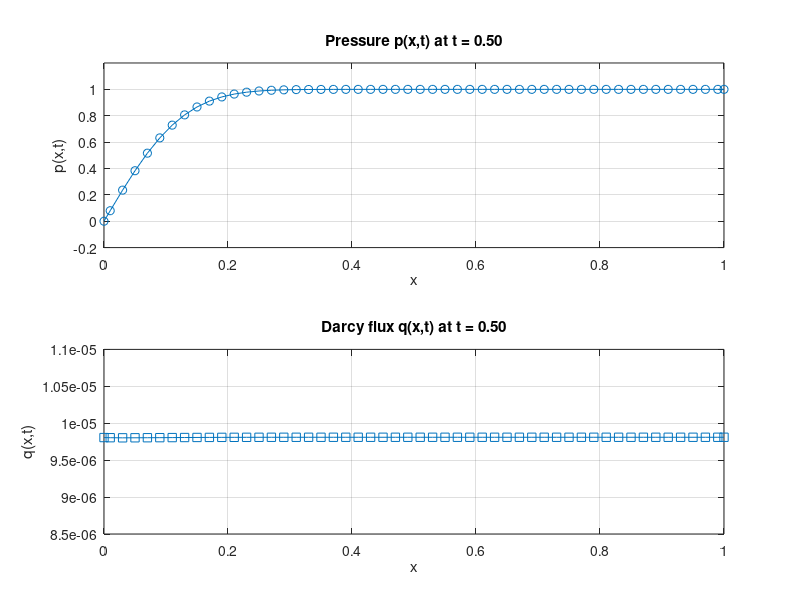

The MATLAB script that drew this image:
% Benchmark for Terzaghi's 1D equation
clc
close all

% Parameters
P0 = 1;         % Initial pressure amplitude
cf = 0.01;      % Decay/diffusion constant
L = 1;          % Domain length
N_max = 100;    % Number of terms in Fourier series

% Spatial discretization
k = 2;                 % Order of accuracy (not used here, for consistency)
m = 50;                % Number of cells
a = 0; b = 1;          % Domain boundaries
dx = (b-a)/m;          % Step size
xgrid = [a a+dx/2 : dx : b-dx/2 b];  % Staggered grid

% Time parameters
TIME = 0.5;            % Final time
dt = 0.002;            % Time step (you can match CFL if needed)
t_vals = 0:dt:TIME;    % Time loop

% Fluid and medium properties
K = 1e-12;       % Permeability [m^2]
mu = 1e-3;       % Dynamic viscosity [Pa·s]
rho = 1000;      % Fluid density [kg/m^3]
g = 9.81;        % Gravity [m/s^2]

% Loop over time
for t = t_vals
    
    %compute analytical p(x,t)
    p = zeros(size(xgrid));
    for N = 0:N_max
        n = 2*N + 1;
        term = (1/n) * sin(n*pi*xgrid/(2*L)) .* exp(-(n^2)*(pi^2)*cf*t/(4*L^2));
        p = p + term;
    end
    p = (4/pi) * P0 * p;

   % Compute gradient of p (finite difference)
    dpdx = gradient(p, dx);

    % Compute Darcy flux q
    q = - (K/mu) * (dpdx - rho*g);

    % Plot p
    subplot(2,1,1);
    plot(xgrid, p, '-o')
    title(['Pressure p(x,t) at t = ' num2str(t, '%.2f')])
    xlabel('x'); ylabel('p(x,t)');
    axis([0 1 -0.2 1.2]); grid on;

    % Plot q
    subplot(2,1,2);
    plot(xgrid, q, '-s')
    title(['Darcy flux q(x,t) at t = ' num2str(t, '%.2f')])
    xlabel('x'); ylabel('q(x,t)');
    grid on;

    drawnow
end

%print the final pressure value
fprintf('\nFinal pressure p(x,t=%.2f):\n', t);
disp(p');

%print the final Darcy flux value
fprintf('\nFinal Darcy flux q(x,t=%.2f):\n', t);
disp(q');
